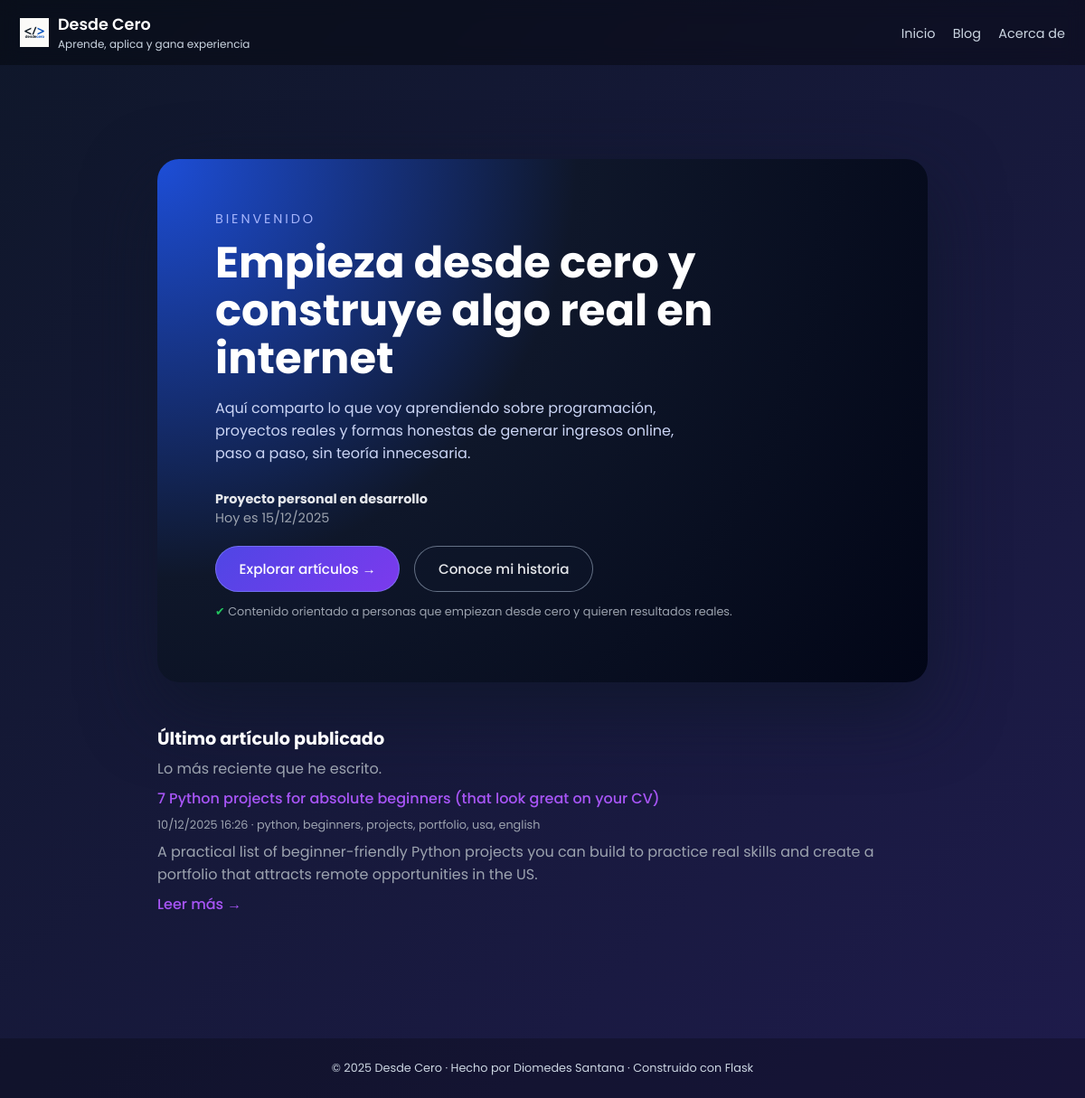
Before: / with the older database file.
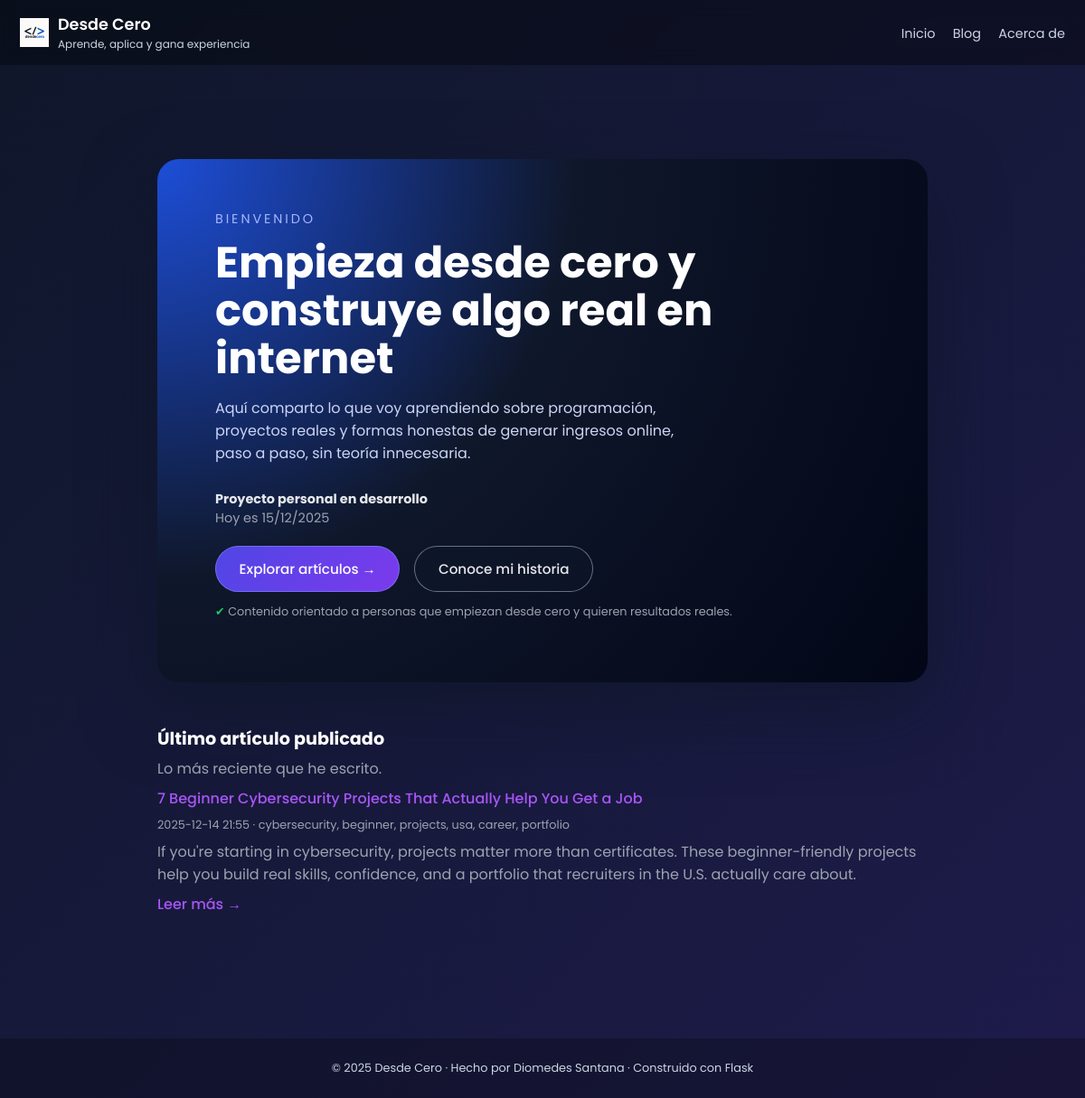
After: the same page with the newer database file.
### tables this page shows
CREATE TABLE posts (
            id      INTEGER PRIMARY KEY AUTOINCREMENT,
            title   TEXT NOT NULL,
            slug    TEXT NOT NULL UNIQUE,
            date    TEXT NOT NULL,      -- formato ISO 'YYYY-MM-DD HH:MM:SS'
            tags    TEXT,
            excerpt TEXT,
            content TEXT NOT NULL
        , content_html TEXT);

### main.py (the view)
@app.route("/")
def home():
    posts = get_all_posts()
    last_post = posts[0] if posts else None
    fecha = datetime.now().strftime("%d/%m/%Y")
    return render_template("index.html", post=last_post, fecha=fecha)

### main.py (called while the page is built)
def get_conn():
    conn = sqlite3.connect(DB_PATH)
    conn.row_factory = sqlite3.Row  # permite acceder por nombre de columna
    return conn

def get_all_posts():
    conn = get_conn()
    cur = conn.cursor()
    cur.execute("SELECT * FROM posts ORDER BY date DESC")
    rows = cur.fetchall()
    conn.close()
    return rows

@app.template_filter("fecha")
def formato_fecha(value):
    try:
        if isinstance(value, str):
            dt = datetime.strptime(value, "%Y-%m-%d %H:%M:%S")
        else:
            dt = value
        return dt.strftime("%d/%m/%Y %H:%M")
    except Exception:
        return value

@app.context_processor
def inject_globals():
    now = datetime.utcnow()
    return {
        "now": now,
        "current_year": now.year,
        "site_name": "Desde Cero",
    }

### templates/index.html (shortened to what this page needs)
{% extends "base.html" %}
{% block content %}
<div class="home-wrapper">
  <section class="home-hero">
    <div>
      <div class="home-kicker">BIENVENIDO</div>
      <h1 class="home-title">
        Empieza desde cero y construye algo real en internet
      </h1>
      <p class="home-subtitle">
        Aquí comparto lo que voy aprendiendo sobre programación, proyectos reales
        y formas honestas de generar ingresos online, paso a paso, sin teoría innecesaria.
      </p>
      <p class="home-meta">
        <strong>Proyecto personal en desarrollo</strong><br>
        Hoy es {{ fecha }}
      </p>
      <div class="home-cta-row">
        <a href="{{ url_for('blog_list') }}" class="btn-primary">
          Explorar artículos →
        </a>
        <a href="{{ url_for('about') }}" class="btn-ghost">
          Conoce mi historia
        </a>
      </div>
      <p class="home-mini">
        <span>✔</span>
        Contenido orientado a personas que empiezan desde cero
        y quieren resultados reales.
      </p>
    </div>
  </section>
  <section class="home-latest">
    <h2>Último artículo publicado</h2>
    <p>Lo más reciente que he escrito.</p>
    {% if post %}
      <p>
        <a href="{{ url_for('post_detail', slug=post['slug']) }}" class="post-link">
          {{ post['title'] }}
        </a>
      </p>
      <p class="home-mini">
        {{ post['date']|fecha }} · {{ post['tags'] }}
      </p>
      <p>{{ post['excerpt'] }}</p>
      <p>
        <a href="{{ url_for('post_detail', slug=post['slug']) }}" class="post-link">
          Leer más →
        </a>
      </p>
    {% else %}
      <p>
        Todavía no hay artículos publicados. Muy pronto habrá contenido nuevo.
      </p>
    {% endif %}
  </section>
</div>
{% endblock %}

### templates/base.html (shortened to what this page needs)
<!doctype html>
<html lang="es">
<head>
</head>
<body>
<header class="navbar">
    <a href="{{ url_for('home') }}" class="brand">
        <img src="{{ url_for('static', filename='logo.png') }}" alt="Logo">
        <div>
            <div class="brand-title">Desde Cero</div>
            <div class="brand-sub">Aprende, aplica y gana experiencia</div>
        </div>
    </a>
    <nav class="nav-links">
        <a href="{{ url_for('home') }}" class="{% if active_page == 'home' %}nav-active{% endif %}">Inicio</a>
        <a href="{{ url_for('blog_list') }}" class="{% if active_page == 'blog' %}nav-active{% endif %}">Blog</a>
        <a href="{{ url_for('about') }}" class="{% if active_page == 'about' %}nav-active{% endif %}">Acerca de</a>
    </nav>
</header>
<main class="page">
    {% block content %}{% endblock %}
</main>
<footer>
    © 2025 Desde Cero · Hecho por Diomedes Santana · Construido con Flask
</footer>
</body>
</html>

### templates/base.html (style rules this page uses)
body { margin: 0; font-family: "Poppins", sans-serif; background: linear-gradient(135deg, #0f172a, #1e1b4b); color: white; }
.navbar { background: rgba(0,0,0,0.35); padding: 14px 22px; display: flex; align-items: center; justify-content: space-between; position: sticky; top: 0; backdrop-filter: blur(10px); }
.brand { display: flex; align-items: center; gap: 10px; text-decoration: none; }
.brand img { width: 32px; height: 32px; object-fit: contain; }
.brand-title { font-size: 1.1rem; font-weight: 600; color: #fff; }
.brand-sub { font-size: 0.75rem; color: #cbd5e1; }
.nav-links a { text-decoration: none; color: #cbd5e1; margin-left: 15px; font-size: 0.9rem; }
.page { max-width: 900px; margin: 2.5rem auto; padding: 0 1rem; }
footer { margin-top: 3rem; padding: 1.5rem; background: rgba(0,0,0,0.25); text-align: center; font-size: 0.8rem; color: #cbd5e1; }

### templates/index.html (style rules this page uses)
.home-wrapper { max-width: 1100px; margin: 0 auto; padding: 4rem 1.5rem 5rem; }
.home-hero { display: flex; flex-direction: column; gap: 2rem; background: radial-gradient(circle at top left, #1d4ed8 0, #0f172a 45%, #020617 100%); border-radius: 24px; padding: 3rem 2.5rem; box-shadow: 0 30px 80px rgba(15, 23, 42, 0.75); }
@media (min-width: 900px) { .home-hero { padding: 3.5rem 4rem; } }
.home-kicker { font-size: 0.9rem; letter-spacing: 0.2em; text-transform: uppercase; color: #a5b4fc; margin-bottom: 0.75rem; }
.home-title { font-size: 2.4rem; line-height: 1.1; margin: 0 0 1rem; }
@media (min-width: 900px) { .home-title { font-size: 3rem; } }
.home-subtitle { color: #cbd5f5; max-width: 34rem; margin-bottom: 1.75rem; }
.home-meta { font-size: 0.9rem; color: #9ca3af; margin-bottom: 1.25rem; }
.home-meta strong { color: #e5e7eb; }
.home-cta-row { display: flex; flex-wrap: wrap; gap: 1rem; margin-bottom: 0.75rem; }
.btn-primary, .btn-ghost { border-radius: 999px; font-size: 0.95rem; font-weight: 500; padding: 0.8rem 1.6rem; border: 1px solid transparent; display: inline-flex; align-items: center; gap: 0.4rem; text-decoration: none; cursor: pointer; transition: 0.15s ease-out; background: transparent; color: inherit; }
.btn-primary { background: linear-gradient(135deg, #4f46e5, #7c3aed); color: white; border-color: rgba(129, 140, 248, 0.6); }
.btn-ghost { border-color: rgba(148, 163, 184, 0.65); color: #e5e7eb; background: rgba(15, 23, 42, 0.55); }
.home-mini { font-size: 0.8rem; color: #9ca3af; }
.home-mini span { color: #22c55e; font-weight: 500; }
.home-latest { margin-top: 3rem; }
.home-latest h2 { font-size: 1.2rem; margin-bottom: 0.4rem; }
.home-latest p { margin: 0 0 0.5rem; color: #9ca3af; }
.home-latest a.post-link { color: #a855f7; font-weight: 500; text-decoration: none; }

Changed rows visible on the page:
no longer on this page (row unchanged): posts: title "7 Python projects for absolute beginners (that look great on your CV)", date|fecha "10/12/2025 16:26", tags "python, beginners, projects, portfolio, usa, english", excerpt "A practical list of beginner-friendly Python projects you can build to practice real skills and create a portfolio that attracts remote opportunities in the US."
added posts: title "7 Beginner Cybersecurity Projects That Actually Help You Get a Job", date|fecha "2025-12-14 21:55", tags "cybersecurity, beginner, projects, usa, career, portfolio", excerpt "If you're starting in cybersecurity, projects matter more than certificates. These beginner-friendly projects help you build real skills, confidence, and a portfolio that recruiters in the U.S. actually care about."
